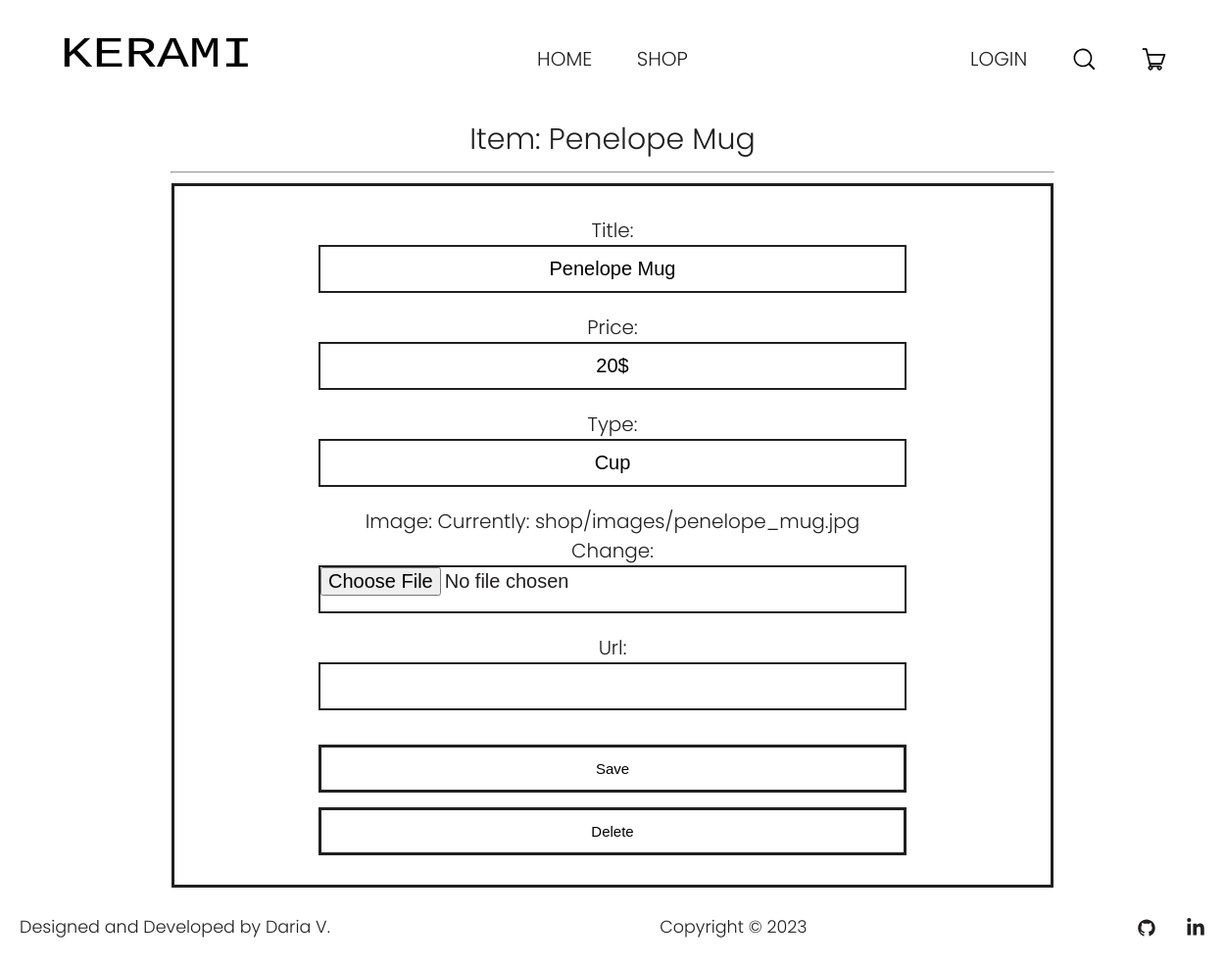
Screenshot of /item/4 with the database file from the repository.
### home/models.py (models this page shows, shortened)
class Menu(models.Model):
    title = models.CharField(max_length=100)
    url = models.CharField(max_length=100)
    class Meta:
        verbose_name = 'Menu'
        verbose_name_plural = 'Menu'

### shop/models.py (models this page shows, shortened)
class Item(models.Model):
    title = models.CharField(max_length=50)
    price = models.CharField(max_length=5)
    type = models.CharField(max_length=100, default='another')
    image = models.ImageField(upload_to='shop/images')
    url = models.URLField(blank=True, null=True)

### shop/views.py (the view, shortened to what this page needs)
# urls.py: path('item/<int:item_pk>', views.viewitem, name='viewitem'),
def viewitem(request, item_pk):
    menu = Menu.objects.all()
    item = get_object_or_404(Item, pk=item_pk)
    form = ItemForm(instance=item)
    if request.method == 'GET':
        return render(request, 'shop/item.html', {'item': item, 'form': form, 'menu': menu})

### shop/forms.py
class ItemForm(ModelForm):
    class Meta:
        model = Item
        fields = ['title', 'price', 'type', 'image', 'url']

### templates/shop/item.html (shortened to what this page needs)
{% extends 'home/base.html' %}
{% load static %}
{% block css %}
<link rel="stylesheet" href="{% static 'css/item.css' %}">
{% endblock %}
{% block content %}
<main>
    <section class="item-info">
        <div class="item container">
            <h1 class="item-title">Item: {{ item.title }}</h1>
            <hr>
            <div class="item-editing">
                <form method="post" class="item-edit-form">
                    {{ form.as_p }}
                    <div class="button">
                        <button class="save btn">Save</button>
                    </div>
                </form>
                <form action="{% url 'delete' item.id %}" method="post" class="item-edit-form">
                    <div class="button">
                        <button class="delete btn">Delete</button>
                    </div>
                </form>
            </div>
        </div>
    </section>
</main>
{% endblock content %}

### templates/home/base.html (shortened to what this page needs)
<!DOCTYPE html>
{% load static %}
<html lang="en">
<head>
    <link rel="stylesheet" href="{% static 'css/base.css' %}">
    {% block css %}{% endblock %}
</head>
<body>
{% block header %}
<header class="header-menu">
    <div class="header container">
        <div class="logo">
            <a href="{% url 'home' %}"><img src="{% static 'home/logo_ceramics.svg' %}" alt="KERAMI"></a>
        </div>
        <nav class="menu-nav">
            {% for m in menu %}
            <a class="menu-nav-item" href="{{ m.url }}">{{ m.title }}</a>
            {% endfor %}
        </nav>
        <div class="right-items">
            {% if user.is_authenticated %}
            <a href="#">{{ user.username }}</a>
            <form action="{% url 'logout' %}" method="post">
                {% csrf_token %}
                <button class="logout-btn">Logout</button>
            </form>
            {% else %}
            <a href="{% url 'login' %}">LOGIN</a>
            {% endif %}
            <a class="link-svg" href="#">
            </a>
            {% if user.is_authenticated %}
            <a class="link-svg" href="{% url 'cart' %}">
                {% else %}
                <a class="link-svg" href="{% url 'login' %}">
                {% endif %}
                </a>
        </div>
    </div>
</header>
{% endblock header %}
<main>
    {% block content %}
    {% endblock content%}
</main>
<footer class="footer-nav">
    <div class="page-footer_wrapper container">
        <div class="footer-designer-name">
            <h3>Designed and Developed by Daria V.</h3>
        </div>
        <div class="footer-copyright">
            <h3>Copyright © 2023</h3>
        </div>
        <div class="footer-body">
            <ul class="footer-icons">
                <li class="social-icon">
                    <a href="https://github.com/dariavarlamovaa" target="_blank"
                       rel="noopener noreferrer">
                    </a>
                </li>
                <li class="social-icon">
                    <a href="https://www.linkedin.com/in/daria-varlamova-091537270/"
                       target="_blank" rel="noopener noreferrer">
                    </a>
                </li>
            </ul>
        </div>
    </div>
</footer>
</body>
</html>

### home/static/css/base.css (style rules this page uses)
body { font-family: 'Poppins', sans-serif; font-weight: 300; font-size: 20px; color: #211f1f; background-color: #FFFFFF; margin: 0; padding: 0; }
a { text-decoration: none; color: #211f1f; }
h1, h2, h3, p { margin: 0; font-weight: 300; }
li, ul { margin: 0; padding: 0; }
svg { vertical-align: middle; }
.container { width: 1240px; margin: 0 auto; }
main { flex: 1; }
.header { max-height: 77px; width: 100%; display: flex; align-items: center; justify-content: space-between; padding: 60px 60px; box-sizing: border-box; }
.logo img { width: 200px; height: 50px; }
.menu-nav-item { background: transparent; cursor: pointer; border: 0; margin: 20px; font-size: 20px; }
.right-items { display: flex; justify-content: space-between; min-width: 200px; align-items: center; }
.link-svg { display: flex; align-items: center; }
.footer-nav { width: 100%; padding: 20px; max-height: 80px; display: flex; align-items: center; box-sizing: border-box; }
.page-footer_wrapper { display: flex; flex-wrap: wrap; justify-content: space-between; box-sizing: border-box; padding: 30px 0; font-size: 15px; }
.footer-icons { list-style: none; display: flex; gap: 30px; padding: 0; }
.footer-designer-name, .footer-copyright, .footer-body { height: 40px; display: flex; align-items: center; }
.social-icon a { color: #FFF; }

### shop/static/css/item.css (style rules this page uses)
.item-title, .item-heading { text-align: center; }
.item hr { width: 900px; }
.item-editing, .item-adding { border: solid 3px #211f1f; min-width: 700px; max-width: 900px; min-height: 700px; text-align: center; padding: 30px 20px; box-sizing: border-box; display: flex; flex-direction: column; justify-content: space-between; align-items: center; margin: 0 auto; }
.item-edit-form, .item-add-form { min-width: 600px; }
.item-edit-form input[type="text"], .item-edit-form input[type="password"], .item-edit-form input[type="file"], .item-edit-form input[type="url"], .item-add-form input[type="text"], .item-add-form input[type="password"], .item-add-form input[type="file"], .item-add-form input[type="url"] { width: 100%; border: 2px solid #211f1f; box-sizing: border-box; height: 49px; font-size: 20px; text-align: center; margin-bottom: 20px; align-items: center; }
.button { display: flex; justify-content: space-between; margin-top: 15px; }
.delete, .save, .add-btn { width: 100%; border: solid 3px #211f1f; background-color: #FFFFFF; height: 49px; font-size: 15px; }

### rows the page displays
Menu: title "HOME"
Menu: title "SHOP"
Item: title "Penelope Mug", price "20$", type "Cup"
